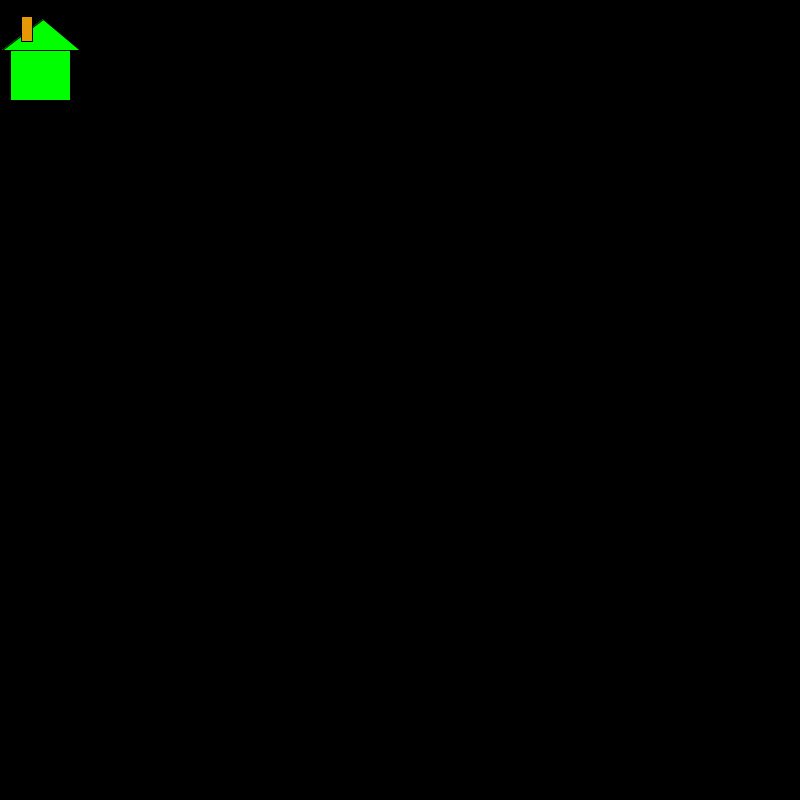
Frame 1 (no input)
Frame 60 (the mouse pressed at the canvas centre just before this capture): identical to frame 1, image omitted
Frame 120 (the mouse held since frame 60 and released just before this capture): identical to frame 1, image omitted

The Processing sketch that drew this single still picture (run headless with seeded random() and noise(); from frame 60 on, the mouse is pressed at the canvas centre):

// Processing sketch: sketch_161018bCreateFuntionsHouse
// ── sketch_161018bCreateFuntionsHouse.pde
void setup() {
  size(800, 800);
}

void draw() {
  background (0);
  
  drawHouse(100, 100);

}

void drawHouse(float houseX, float houseY) {
  pushMatrix();
    //body
    fill(0, 255, 0);
    rect(10, 50, 60, 50);
    
    //roof
    triangle(2, 50, 80, 50, 43, 19);
    
    //chimney
    fill(#E59807);
    rect(21, 16, 11, 25);
  popMatrix();

}
